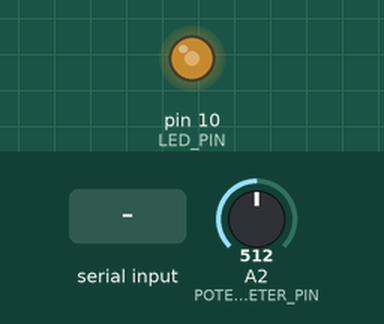
Bench run of a sketch on a simulated Arduino Uno, built with avr-gcc and run on an emulated ATmega328P. On the bench: output pins drawn as LEDs (lit = HIGH). The inputs (shaded band) are chosen by the test bench; at power-on: A2 (POTENTIOMETER_PIN) = 512. EEPROM starts erased.

Above: at 1.2 s.
1.3 s: A2 (POTENTIOMETER_PIN) set to 716
At 1.8 s:
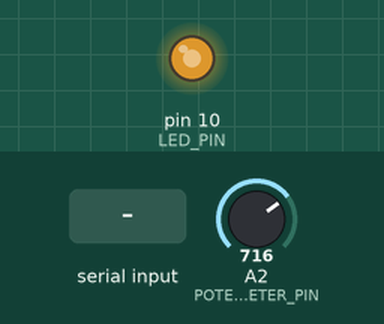
2.8 s: "90,45\n" received over Serial
At 3.4 s:
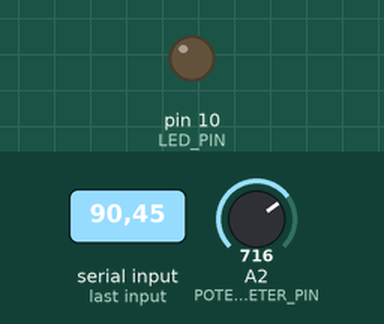
4.3 s: "30,150\n" received over Serial
At 5.7 s:
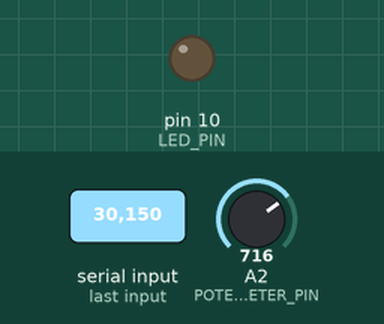
Timing chart, 0 to 7.3 s (numbered marks = the images above; inputs shaded):
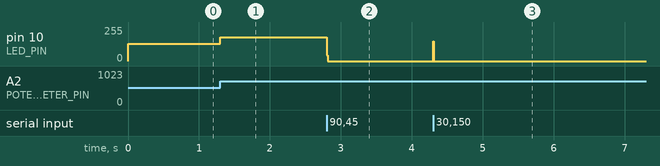

Measured:
- after the input at 1.3 s, pin 10 (LED_PIN): 128/255 → 179/255 at once
- after the input at 2.8 s, pin 10 (LED_PIN): 179/255 → 0/255 at once
- after the input at 4.3 s, pin 10 (LED_PIN): 0/255 → 150/255 at once, → 0/255 0.01 s later

The sketch:

sketch_aug30a.ino
```cpp
#include <EEPROM.h>
#define EEPROM_ADDRESS_MAX_BRIGHTNESS 350
#define LED_PIN 10
#define POTENTIOMETER_PIN A2
#define MAX_BRIGHNTESS_DEFAULT 255

byte maxBrightness;

void setup() {
  // put your setup code here, to run once:
  Serial.begin(115200);
  Serial.setTimeout(10);
  pinMode(LED_PIN,OUTPUT);
  pinMode(POTENTIOMETER_PIN,INPUT);
  maxBrightness = EEPROM.read(EEPROM_ADDRESS_MAX_BRIGHTNESS);
  if(maxBrightness==0){
    maxBrightness = MAX_BRIGHNTESS_DEFAULT;
  }

}

void loop() {
  // put your main code here, to run repeatedly:
  if (Serial.available()>0){
    int intValue=Serial.parseInt();
    if((intValue>= 0) && (intValue<256)){
      EEPROM.write(EEPROM_ADDRESS_MAX_BRIGHTNESS, intValue);
      maxBrightness = intValue;
    }
  }
  byte LEDBrightness = analogRead(POTENTIOMETER_PIN)/4;
  if  (LEDBrightness> maxBrightness){
    LEDBrightness=maxBrightness;
  }
  analogWrite(LED_PIN, LEDBrightness);

}
```
